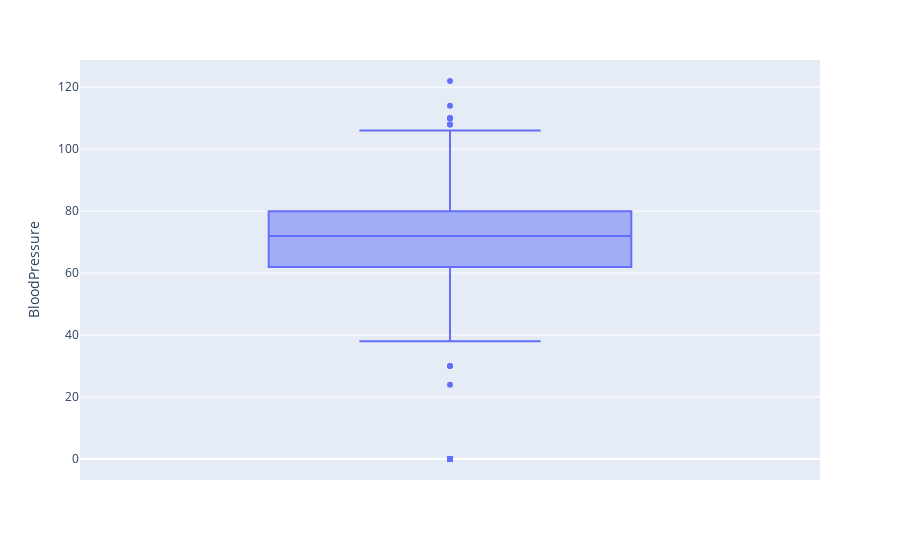

The notebook cell this image was saved under:
### Markdown cell above
#### 3. 'BloodPressure'

### Code cell
boxplot_of(d_data, 'BloodPressure')

### Figure 1 — Plotly figure (JSON) as saved in the notebook; plotly's stock layout.template omitted (floating-point values rounded to 4 significant figures; data arrays with more than 128 entries replaced by an {"elided": "..."} marker saying what was removed)
{"data": [{"alignmentgroup": "True", "hovertemplate": "BloodPressure=%{y}<extra></extra>", "legendgroup": "", "marker": {"color": "#636efa"}, "name": "", "notched": false, "offsetgroup": "", "orientation": "v", "showlegend": false, "type": "box", "x0": " ", "xaxis": "x", "y": {"elided": "768 int values"}, "y0": " ", "yaxis": "y"}], "layout": {"boxmode": "group", "legend": {"tracegroupgap": 0}, "margin": {"t": 60}, "xaxis": {"anchor": "y", "domain": [0, 1]}, "yaxis": {"anchor": "x", "domain": [0, 1], "title": {"text": "BloodPressure"}}}}
